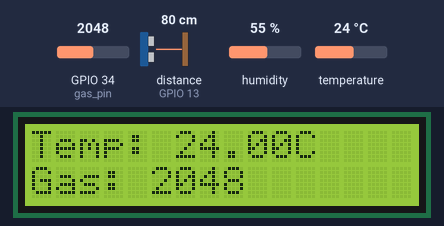
The sketch below on a simulated ESP32. Parts: 16×2 character LCD. Wiring (inferred from the names in the program): ultrasonic range finder: trigger GPIO 12; echo GPIO 13. The test bench sets the inputs (shaded band); at power-on: temperature 24 °C, GPIO 34 (gas_pin) = 2048, distance to the obstacle (sensor on GPIO 13) 80 cm, humidity 55 %. The echo pulse lasts 58.3 µs per cm; WiFi joins after 1.5 s; servers stay silent unless stated; what the sketch prints to the serial monitor is not drawn.

Above: at 5.7 s.
5.8 s: temperature set to 12 °C
At 7.6 s:
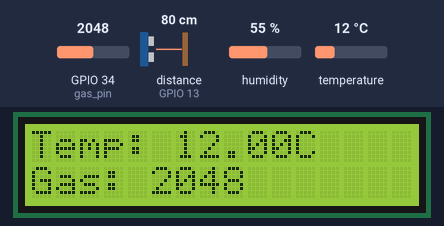
8.1 s: GPIO 34 (gas_pin) set to 2866
At 8.9 s:
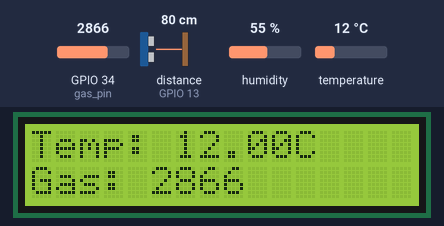
9.6 s: temperature set to 19 °C
At 11.9 s:
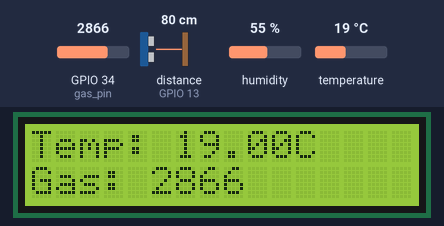
12.2 s: GPIO 34 (gas_pin) set to 3972
At 13.3 s:
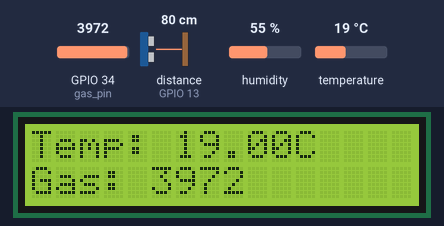
13.7 s: temperature set to 28 °C
At 16.0 s:
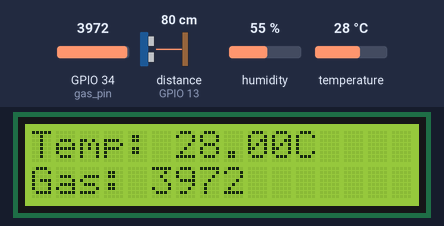
16.3 s: GPIO 34 (gas_pin) set to 1228
At 17.6 s:
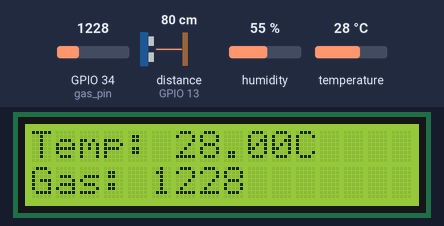
Timing chart, 0 to 18.6 s (numbered marks = the images above; inputs shaded):
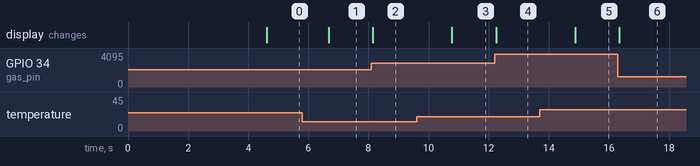

Measured:
- after the input at 5.8 s, the display: changes after 0.87 s (image 1)
- after the input at 8.1 s, the display: changes at once (image 2)
- after the input at 9.6 s, the display: changes after 1.2 s (image 3)
- after the input at 12.2 s, the display: changes at once (image 4)
- after the input at 13.7 s, the display: changes after 1.2 s (image 5)
- after the input at 16.3 s, the display: changes after 0.05 s (image 6)

The sketch:

FreshSense.ino
```cpp
#include <WiFi.h>
#include <DHT.h>
#include <LiquidCrystal_I2C.h>

// WiFi Credentials
const char* ssid = "SMART"; // SSID of your Wi-Fi
const char* password = "123456789"; // Password of your Wi-Fi

WiFiServer server(80);

// Pin definitions
int gas_pin = 34;  // For ESP32, use ADC pins
int gas_val = 0;
const int trigPin = 12;
const int echoPin = 13;

// DHT Sensor setup
#define DHTPIN 14
#define DHTTYPE DHT11
DHT dht(DHTPIN, DHTTYPE);
float h = 0, t = 0, f = 0;

// LCD setup
LiquidCrystal_I2C lcd(0x3F, 16, 2); // Use your I2C address and LCD dimensions

void setup() {
  // Start the DHT sensor and LCD
  dht.begin();
  lcd.init();
  lcd.setBacklight(1);
  lcd.clear();

  pinMode(trigPin, OUTPUT);
  pinMode(echoPin, INPUT);

  Serial.begin(115200);
  Serial.println();
  Serial.print("Connecting to ");
  Serial.println(ssid);

  WiFi.begin(ssid, password); // Connect to Wi-Fi
  while (WiFi.status() != WL_CONNECTED) { // Wait until connected
    delay(500);
    Serial.print(".");
  }
  Serial.println("");
  Serial.println("WiFi connected");
  server.begin();
  Serial.println("Server started");
  Serial.println(WiFi.localIP()); // Print the IP address
  delay(3000);
}

void loop() {
  // Read DHT sensor
  h = dht.readHumidity();
  t = dht.readTemperature();
  f = dht.readTemperature(true);

  // Read Gas Sensor
  gas_val = analogRead(gas_pin);

  // Print sensor data to serial monitor
  Serial.print("Humidity: "); Serial.println(h);
  Serial.print("Temperature (C): "); Serial.println(t);
  Serial.print("Temperature (F): "); Serial.println(f);
  Serial.print("Gas Value: "); Serial.println(gas_val);

  // Read Ultrasonic Distance Sensor
  digitalWrite(trigPin, LOW);
  delayMicroseconds(2);
  digitalWrite(trigPin, HIGH);
  delayMicroseconds(10);
  digitalWrite(trigPin, LOW);

  long duration = pulseIn(echoPin, HIGH);
  float distanceCm = duration * 0.034 / 2;

  // Print distance
  Serial.print("Distance (cm): "); Serial.println(distanceCm);

  // Update LCD Display
  lcd.setCursor(0, 0);
  lcd.print("Temp: " + String(t) + "C");
  lcd.setCursor(0, 1);
  lcd.print("Gas: " + String(gas_val));

  // Handle client request
  WiFiClient client = server.available();
  if (!client) {
    return;
  }

  String req = client.readStringUntil('\r');
  Serial.println("Request: " + req);

  // Handle GPIO requests
  String s = "HTTP/1.1 200 OK\r\nContent-Type: text/html\r\n\r\n<!DOCTYPE html><html><head><title>Environment Monitoring</title><style>";
  s += "a:link {background-color: YELLOW; text-decoration: none;} table, th, td {text-align: center; padding: 8px;} </style>";
  s += "<meta http-equiv='refresh' content='3'></head><body bgcolor='lightgreen'>";
  s += "<h1 ALIGN=CENTER>FOOD MONITORING</h1><h2 ALIGN=CENTER>Sensor Details</h2><table border=1 ALIGN=CENTER>";

  // Display sensor data in a table
  s += "<tr><th>Humidity (%)</th><td><h2>" + String(h) + "</h2></td></tr>";
  s += "<tr><th>Temperature (C)</th><td><h2>" + String(t) + "</h2></td></tr>";
  s += "<tr><th>Freshness</th><td><h2>" + String(gas_val) + "</h2></td></tr>";
  s += "<tr><th>Moisure )</th><td><h2>" + String(distanceCm) + "</h2></td></tr>";
  s += "</table><br>";

  s += "</body></html>";

  // Send the response to the client
  client.print(s);
  delay(100);
}
```
